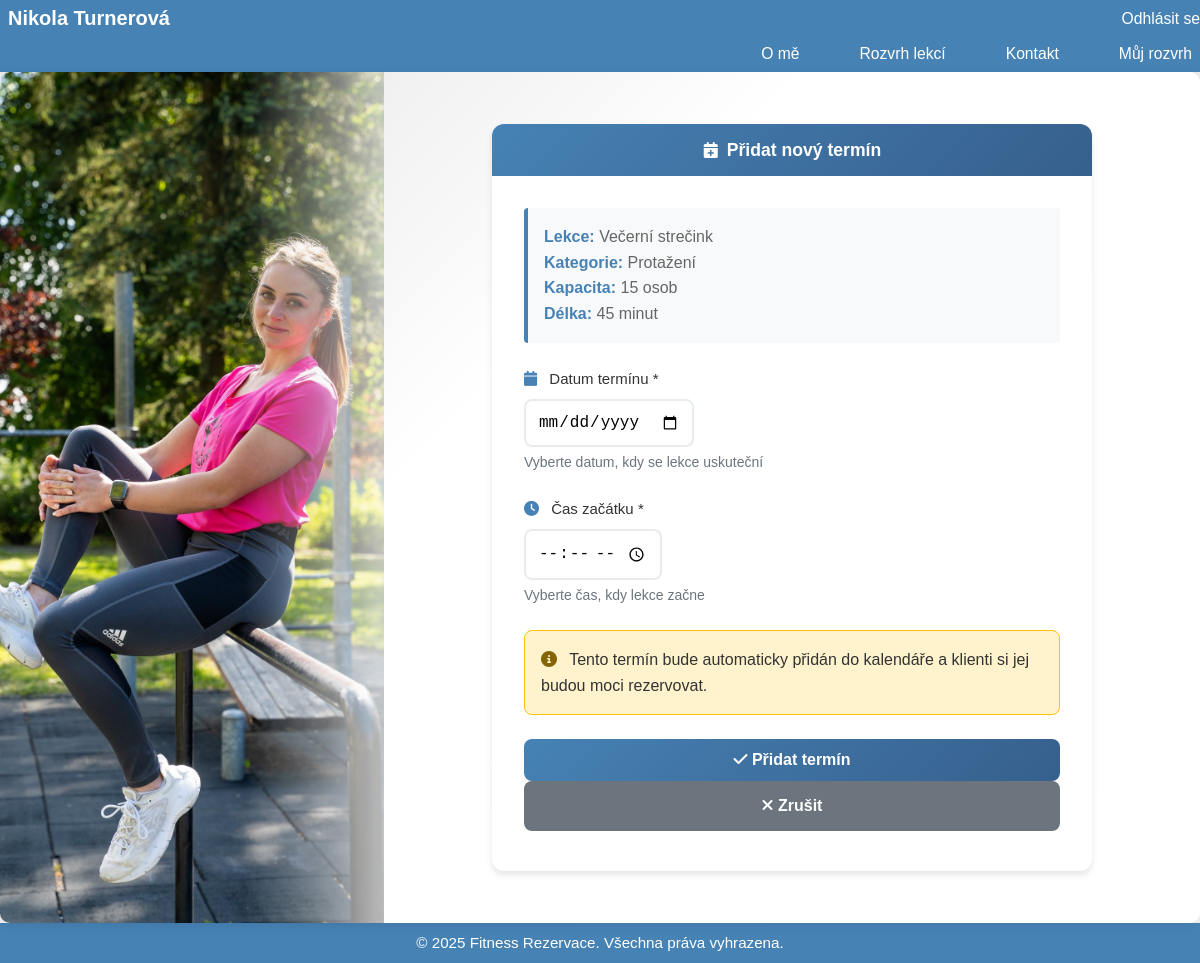
The app's page /bookings/instructor/lesson/289/timeslot/add/ (signed in) with its own data.
### bookings/models.py (models this page shows, shortened)
class Lesson(models.Model):
    instructor = models.ForeignKey(
        settings.AUTH_USER_MODEL,
        on_delete=models.CASCADE,
        related_name='instructor_lessons',
        limit_choices_to={'user_type': 'instructor'}
    )
    title = models.CharField(max_length=200)
    description = models.TextField(blank=True)
    price = models.DecimalField(max_digits=10, decimal_places=2)
    duration = models.IntegerField(help_text="Délka lekce v minutách")
    capacity = models.IntegerField(help_text="Maximální počet účastníků")
    date = models.DateField(help_text="Datum konání lekce", default=timezone.now)
    start_time = models.TimeField(help_text="Čas začátku lekce", default="09:00")
    location = models.CharField(max_length=200, help_text="Místo konání lekce", default="Fitness centrum")
    category = models.ForeignKey(
        Category,
        on_delete=models.SET_NULL,
        null=True,
        blank=True,
        related_name='lessons',
        verbose_name='Kategorie'
    )

class Category(models.Model):
    name = models.CharField(max_length=100, unique=True, verbose_name='Název kategorie')
    slug = models.SlugField(max_length=100, unique=True, blank=True, verbose_name='Slug (URL)')
    description = models.TextField(blank=True, verbose_name='Popis')
    order = models.IntegerField(default=0, verbose_name='Pořadí', help_text='Nižší číslo = dříve v seznamu')
    class Meta:
        ordering = ['order', 'name']
        verbose_name = 'Kategorie'
        verbose_name_plural = 'Kategorie'

### bookings/views.py (the view, shortened to what this page needs)
# urls.py: path('instructor/lesson/<int:lesson_id>/timeslot/add/', views.TimeSlotCreateView.as_view(), name='timeslot_add'),
class TimeSlotCreateView(InstructorRequiredMixin, CreateView):
    model = TimeSlot
    template_name = 'bookings/timeslot_form.html'
    form_class = TimeSlotForm
    def dispatch(self, request, *args, **kwargs):
        self.lesson = get_object_or_404(Lesson, pk=self.kwargs['lesson_id'], instructor=request.user)
        return super().dispatch(request, *args, **kwargs)
    def get_context_data(self, **kwargs):
        context = super().get_context_data(**kwargs)
        context['lesson'] = self.lesson
        return context

### bookings/forms.py (shortened to what this page needs)
class TimeSlotForm(forms.ModelForm):
    date = forms.DateField(
        label='Datum',
        widget=forms.DateInput(attrs={
            'type': 'date',
            'class': 'form-control',
            'placeholder': 'Vyberte datum'
        }),
        help_text='Vyberte datum termínu'
    )
    time = forms.TimeField(
        label='Čas',
        widget=forms.TimeInput(attrs={
            'type': 'time',
            'class': 'form-control',
            'placeholder': 'HH:MM'
        }),
        help_text='Vyberte čas začátku'
    )
    class Meta:
        model = TimeSlot
        fields = []  # start_time se vytvoří z date + time
    def __init__(self, *args, **kwargs):
        super().__init__(*args, **kwargs)
        if self.instance and self.instance.pk and self.instance.start_time:
            self.fields['date'].initial = self.instance.start_time.date()
            self.fields['time'].initial = self.instance.start_time.time()

### accounts/models.py (called while the page is built)
    @property
    def is_instructor(self) -> bool:
        return self.user_type == 'instructor'

### bookings/views.py (called while the page is built)
    def test_func(self):
        return self.request.user.is_authenticated and self.request.user.user_type == 'instructor'

### templates/bookings/timeslot_form.html (shortened to what this page needs)
{% extends 'base.html' %}
{% load static %}
{% block content %}
<div class="timeslot-form-container">
    <div class="form-card">
        <div class="form-header">
            <h3><i class="fas fa-calendar-plus"></i>Přidat nový termín</h3>
        </div>
        <div class="form-body">
            <div class="lesson-info">
                <div><strong>Lekce:</strong> {{ lesson.title }}</div>
                <div><strong>Kategorie:</strong> {{ lesson.category.name|default:"Nezařazeno" }}</div>
                <div><strong>Kapacita:</strong> {{ lesson.capacity }} osob</div>
                <div><strong>Délka:</strong> {{ lesson.duration }} minut</div>
            </div>
            <form method="post" novalidate>
                <div class="form-group">
                    <label for="{{ form.date.id_for_label }}" class="form-label">
                        <i class="fas fa-calendar"></i> Datum termínu *
                    </label>
                    {{ form.date }}
                    {% if form.date.errors %}
                        <div class="invalid-feedback d-block">{{ form.date.errors }}</div>
                    {% else %}
                        <small class="form-text">Vyberte datum, kdy se lekce uskuteční</small>
                    {% endif %}
                </div>
                <div class="form-group">
                    <label for="{{ form.time.id_for_label }}" class="form-label">
                        <i class="fas fa-clock"></i> Čas začátku *
                    </label>
                    {{ form.time }}
                    {% if form.time.errors %}
                        <div class="invalid-feedback d-block">{{ form.time.errors }}</div>
                    {% else %}
                        <small class="form-text">Vyberte čas, kdy lekce začne</small>
                    {% endif %}
                </div>
                <div class="info-box">
                    <i class="fas fa-info-circle"></i>
                    Tento termín bude automaticky přidán do kalendáře a klienti si jej budou moci rezervovat.
                </div>
                <button type="submit" class="btn btn-submit">
                    <i class="fas fa-check"></i> Přidat termín
                </button>
                <a href="{% url 'bookings:instructor_lesson_detail' lesson.pk %}" class="btn-cancel">
                    <i class="fas fa-times"></i> Zrušit
                </a>
            </form>
        </div>
    </div>
</div>
{% endblock %}

### static/css/style.css (style rules this page uses)
* { margin: 0; padding: 0; box-sizing: border-box; }
:root { --header-h: 72px; --footer-h: 40px; }
html, body { height: 100%; margin: 0; }
body { font-family: 'Poppins', sans-serif; color: #333; line-height: 1.6; min-height: 100vh; background-color: #f0f0f0; padding: 0; overflow: hidden; }
.btn { display: inline-block; padding: 12px 30px; background-color: #4682b4;; color: white; text-decoration: none; border-radius: 5px; font-weight: 500; transition: background-color 0.3s; }
.lesson-info { margin-bottom: 10px; color: #666; }
.form-group { margin-bottom: 25px; }
.form-group label { display: block; margin-bottom: 8px; color: #333; font-weight: 500; font-size: 15px; }

### templates/bookings/timeslot_form.html (style rules this page uses)
.timeslot-form-container { max-width: 600px; margin: 2rem auto; }
.form-card { background: #ffffff; border-radius: 12px; box-shadow: 0 4px 6px rgba(0, 0, 0, 0.1); overflow: hidden; }
.form-header { background: linear-gradient(135deg, #4682b4 0%, #365f8d 100%); color: white; padding: 0.75rem 1.5rem; text-align: center; }
.form-header h3 { margin: 0; font-size: 1.1rem; font-weight: 600; }
.form-header i { font-size: 1rem; margin-right: 0.5rem; }
.form-body { padding: 2rem; }
.lesson-info { background: #f8f9fa; border-left: 4px solid #4682b4; padding: 1rem; margin-bottom: 1.5rem; border-radius: 4px; }
.lesson-info strong { color: #4682b4; }
.form-group { margin-bottom: 1.5rem; }
.form-label { font-weight: 600; color: #495057; margin-bottom: 0.5rem; display: block; }
.form-label i { margin-right: 0.5rem; color: #4682b4; }
.form-control { border: 2px solid #e9ecef; border-radius: 8px; padding: 0.75rem; font-size: 1rem; transition: all 0.3s ease; }
.form-text { color: #6c757d; font-size: 0.875rem; margin-top: 0.25rem; display: block; }
.info-box { background: #fff3cd; border: 1px solid #ffc107; border-radius: 8px; padding: 1rem; margin-bottom: 1.5rem; }
.info-box i { color: #856404; margin-right: 0.5rem; }
.btn-submit { background: linear-gradient(135deg, #4682b4 0%, #365f8d 100%); border: none; border-radius: 8px; padding: 0.75rem 1.5rem; font-weight: 600; color: white; width: 100%; font-size: 1rem; transition: all 0.3s ease; }
.btn-cancel { background: #6c757d; border: none; border-radius: 8px; padding: 0.75rem 1.5rem; font-weight: 600; color: white; width: 100%; font-size: 1rem; margin-bottom: 0.5rem; display: block; text-align: center; text-decoration: none; transition: all 0.3s ease; }

### records on screen
Lesson: title "Večerní strečink", category.name "Protažení", capacity "15", duration "45"
